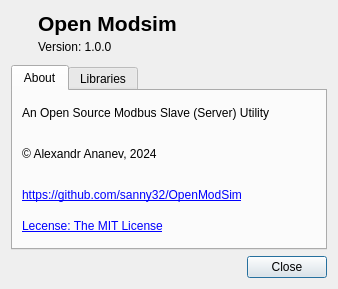
<?xml version="1.0" encoding="UTF-8"?>
<ui version="4.0">
 <class>DialogAbout</class>
 <widget class="QDialog" name="DialogAbout">
  <property name="geometry">
   <rect>
    <x>0</x>
    <y>0</y>
    <width>338</width>
    <height>289</height>
   </rect>
  </property>
  <property name="windowTitle">
   <string>About...</string>
  </property>
  <layout class="QVBoxLayout" name="verticalLayout_2">
   <item>
    <layout class="QHBoxLayout" name="horizontalLayout">
     <property name="spacing">
      <number>10</number>
     </property>
     <item>
      <widget class="QLabel" name="labelIcon">
       <property name="sizePolicy">
        <sizepolicy hsizetype="Fixed" vsizetype="Fixed">
         <horstretch>0</horstretch>
         <verstretch>0</verstretch>
        </sizepolicy>
       </property>
       <property name="pixmap">
        <pixmap resource="../resources.qrc">:/res/iconAbout.png</pixmap>
       </property>
       <property name="scaledContents">
        <bool>false</bool>
       </property>
      </widget>
     </item>
     <item>
      <spacer name="horizontalSpacer">
       <property name="orientation">
        <enum>Qt::Horizontal</enum>
       </property>
       <property name="sizeType">
        <enum>QSizePolicy::Fixed</enum>
       </property>
       <property name="sizeHint" stdset="0">
        <size>
         <width>10</width>
         <height>20</height>
        </size>
       </property>
      </spacer>
     </item>
     <item>
      <layout class="QVBoxLayout" name="verticalLayout">
       <property name="spacing">
        <number>4</number>
       </property>
       <item>
        <widget class="QLabel" name="labelName">
         <property name="font">
          <font>
           <pointsize>16</pointsize>
           <bold>true</bold>
          </font>
         </property>
         <property name="text">
          <string>Open Modsim</string>
         </property>
        </widget>
       </item>
       <item>
        <widget class="QLabel" name="labelVersion">
         <property name="text">
          <string>Version: 1.0.0</string>
         </property>
        </widget>
       </item>
      </layout>
     </item>
    </layout>
   </item>
   <item>
    <spacer name="verticalSpacer_4">
     <property name="orientation">
      <enum>Qt::Vertical</enum>
     </property>
     <property name="sizeType">
      <enum>QSizePolicy::Fixed</enum>
     </property>
     <property name="sizeHint" stdset="0">
      <size>
       <width>20</width>
       <height>5</height>
      </size>
     </property>
    </spacer>
   </item>
   <item>
    <widget class="QTabWidget" name="tabWidget">
     <property name="minimumSize">
      <size>
       <width>305</width>
       <height>0</height>
      </size>
     </property>
     <property name="currentIndex">
      <number>0</number>
     </property>
     <widget class="QWidget" name="tabAbout">
      <attribute name="title">
       <string>About</string>
      </attribute>
      <layout class="QVBoxLayout" name="verticalLayout_3">
       <item>
        <widget class="QLabel" name="labelDescription">
         <property name="text">
          <string>An Open Source Modbus Slave (Server) Utility</string>
         </property>
        </widget>
       </item>
       <item>
        <spacer name="verticalSpacer_2">
         <property name="orientation">
          <enum>Qt::Vertical</enum>
         </property>
         <property name="sizeType">
          <enum>QSizePolicy::Fixed</enum>
         </property>
         <property name="sizeHint" stdset="0">
          <size>
           <width>20</width>
           <height>10</height>
          </size>
         </property>
        </spacer>
       </item>
       <item>
        <widget class="QLabel" name="labelCopyright">
         <property name="text">
          <string>© Alexandr Ananev, 2024</string>
         </property>
        </widget>
       </item>
       <item>
        <spacer name="verticalSpacer">
         <property name="orientation">
          <enum>Qt::Vertical</enum>
         </property>
         <property name="sizeType">
          <enum>QSizePolicy::Fixed</enum>
         </property>
         <property name="sizeHint" stdset="0">
          <size>
           <width>20</width>
           <height>10</height>
          </size>
         </property>
        </spacer>
       </item>
       <item>
        <widget class="QLabel" name="labelLink">
         <property name="text">
          <string notr="true">&lt;html&gt;&lt;head/&gt;&lt;body&gt;&lt;p&gt;&lt;a href=&quot;https://github.com/sanny32/OpenModSim&quot;&gt;&lt;span style=&quot; text-decoration: underline; color:#0000ff;&quot;&gt;https://github.com/sanny32/OpenModSim&lt;/span&gt;&lt;/a&gt;&lt;/p&gt;&lt;/body&gt;&lt;/html&gt;</string>
         </property>
         <property name="openExternalLinks">
          <bool>true</bool>
         </property>
        </widget>
       </item>
       <item>
        <widget class="ClickableLabel" name="labelLicense">
         <property name="cursor">
          <cursorShape>PointingHandCursor</cursorShape>
         </property>
         <property name="text">
          <string>&lt;html&gt;&lt;head/&gt;&lt;body&gt;&lt;a href=&quot;&quot;&gt;&lt;span style=&quot; text-decoration: underline; color:#0000ff;&quot;&gt;Lecense: The MIT License&lt;span&gt;&lt;/a&gt;&lt;/body&gt;&lt;/html&gt;</string>
         </property>
        </widget>
       </item>
      </layout>
     </widget>
     <widget class="QWidget" name="tabLibraries">
      <attribute name="title">
       <string>Libraries</string>
      </attribute>
      <layout class="QVBoxLayout" name="verticalLayout_4">
       <property name="leftMargin">
        <number>60</number>
       </property>
       <item>
        <widget class="QLabel" name="labelFont">
         <property name="alignment">
          <set>Qt::AlignLeading|Qt::AlignLeft|Qt::AlignVCenter</set>
         </property>
        </widget>
       </item>
       <item>
        <widget class="QLabel" name="labelQtFramework">
         <property name="alignment">
          <set>Qt::AlignLeading|Qt::AlignLeft|Qt::AlignVCenter</set>
         </property>
        </widget>
       </item>
       <item>
        <spacer name="verticalSpacer_3">
         <property name="orientation">
          <enum>Qt::Vertical</enum>
         </property>
         <property name="sizeHint" stdset="0">
          <size>
           <width>20</width>
           <height>40</height>
          </size>
         </property>
        </spacer>
       </item>
      </layout>
     </widget>
    </widget>
   </item>
   <item>
    <widget class="QDialogButtonBox" name="buttonBox">
     <property name="orientation">
      <enum>Qt::Horizontal</enum>
     </property>
     <property name="standardButtons">
      <set>QDialogButtonBox::Close</set>
     </property>
    </widget>
   </item>
  </layout>
 </widget>
 <customwidgets>
  <customwidget>
   <class>ClickableLabel</class>
   <extends>QLabel</extends>
   <header>clickablelabel.h</header>
  </customwidget>
 </customwidgets>
 <resources>
  <include location="../resources.qrc"/>
 </resources>
 <connections>
  <connection>
   <sender>buttonBox</sender>
   <signal>accepted()</signal>
   <receiver>DialogAbout</receiver>
   <slot>accept()</slot>
   <hints>
    <hint type="sourcelabel">
     <x>248</x>
     <y>254</y>
    </hint>
    <hint type="destinationlabel">
     <x>157</x>
     <y>274</y>
    </hint>
   </hints>
  </connection>
  <connection>
   <sender>buttonBox</sender>
   <signal>rejected()</signal>
   <receiver>DialogAbout</receiver>
   <slot>reject()</slot>
   <hints>
    <hint type="sourcelabel">
     <x>316</x>
     <y>260</y>
    </hint>
    <hint type="destinationlabel">
     <x>286</x>
     <y>274</y>
    </hint>
   </hints>
  </connection>
 </connections>
</ui>
